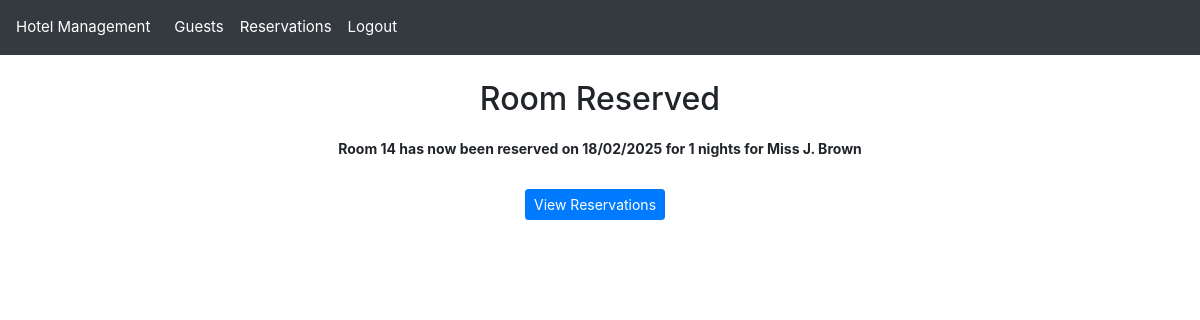
Before: /reservation/5/confirmed (signed in) with the older database file.
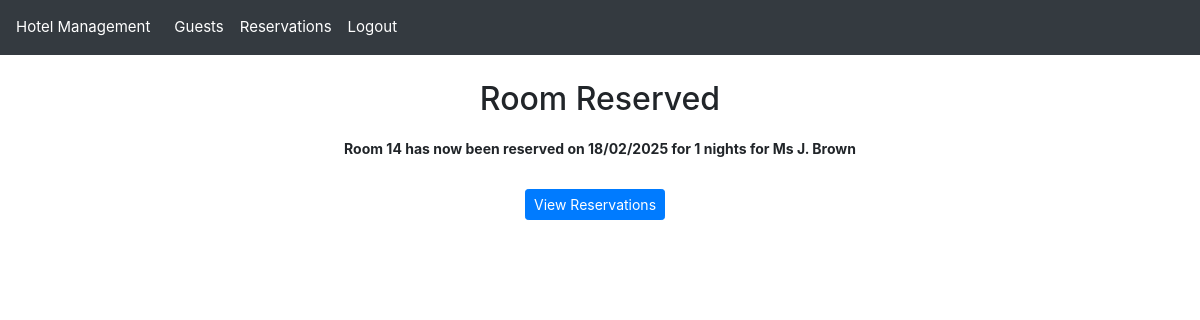
After: the same page with the newer database file.
### hotel_app/models.py (models this page shows, shortened)
class Reservation(models.Model):
    STATUS_CHOICES = [
        ("RE", "Reserved"),  # Initial reservation status
        ("IN", "Checked In"),  # Guest has arrived and checked in
        ("OT", "Checked Out"),  # Guest has completed their stay
    ]
    reservation_id = models.AutoField(
        primary_key=True,
        help_text="Unique identifier for the reservation"
    )
    guest = models.ForeignKey(
        Guest,
        null=True,
        on_delete=models.SET_NULL,
        related_name="reservations",
        help_text="Guest making the reservation"
    )
    room_number = models.ForeignKey(
        Room,
        null=True,
        on_delete=models.SET_NULL,
        related_name="reservations",
        help_text="Room assigned to this reservation"
    )
    reservation_date_time = models.DateTimeField(
        help_text="Date and time when the reservation was made"
    )
    price = models.DecimalField(
        max_digits=6,
        decimal_places=2,
        help_text="Total price for the entire stay"
    )
    amount_paid = models.DecimalField(
        max_digits=6,
        decimal_places=2,
        help_text="Amount already paid by the guest"
    )
    number_of_guests = models.PositiveSmallIntegerField(
        help_text="Number of guests staying in the room"
    )
    start_of_stay = models.DateField(
        help_text="Check-in date"
    )
    length_of_stay = models.PositiveSmallIntegerField(
        help_text="Number of nights booked"
    )
    end_date = models.DateField(null=True, blank=True) # this will be derived from start_of_stay and length_of_stay during save()
    status_code = models.CharField(
        max_length=2,
        choices=STATUS_CHOICES,
        help_text="Current status of the reservation"
    )
    notes = models.TextField(
        max_length=500,
        blank=True,
        null=True,
        validators=[
            RegexValidator(
                r'^[A-Za-z0-9\-\',\.\!\?\s]+$',
                message="Notes can only contain letters, numbers, basic punctuation and spaces"
            )
        ],
        help_text="Additional notes or special requests for the reservation"
    )
    def save(self, *args, **kwargs):
        if self.start_of_stay and self.length_of_stay:
            self.end_date = self.start_of_stay + timedelta(days=self.length_of_stay)
        self.full_clean()  # Call full_clean before saving to force validation
        super().save(*args, **kwargs)

class Guest(models.Model):
    guest_id = models.AutoField(primary_key=True)  # Unique identifier for each guest
    title = models.CharField(
        max_length=10,
        validators=[validate_title]
    )  # Guest's title (Mr., Mrs., Ms., etc.)
    first_name = models.CharField(
        max_length=50,
        validators=[
            RegexValidator(
                r'^[A-Za-z\-\' ]+$',
                message="First name can only contain letters, hyphens, apostrophes and spaces"
            )
        ]
    )  # Guest's first name
    last_name = models.CharField(
        max_length=50,
        validators=[
            RegexValidator(
                r'^[A-Za-z\-\' ]+$',
                message="Last name can only contain letters, hyphens, apostrophes and spaces"
            )
        ]
    )  # Guest's last name
    phone_number = models.CharField(
        max_length=11,
        validators=[
            RegexValidator(
                r'^(07\d{9}|0\d{10})$',
                message="Phone number must be a valid UK number with only digits (e.g., '07123456789' or '02012345678')"
            )
        ]
    )  # Contact phone number
    email = models.EmailField(
        max_length=320,
        validators=[
            RegexValidator(
                r'^[a-zA-Z0-9._%+-]+@[a-zA-Z0-9.-]+\.[a-zA-Z]{2,}$',
                message="Please enter a valid email address"
            )
        ]
    )  # Contact email address
    address_line1 = models.CharField(
        max_length=80,
        validators=[
            RegexValidator(
                r'^[A-Za-z0-9\-\',\. ]+$',
                message="Address can only contain letters, numbers, hyphens, apostrophes, commas, periods and spaces"
            )
        ]
    )  # Primary address line
    address_line2 = models.CharField(
        max_length=80,
        blank=True,
        null=True,
        validators=[
            RegexValidator(
                r'^[A-Za-z0-9\-\',\. ]+$',
                message="Address can only contain letters, numbers, hyphens, apostrophes, commas, periods and spaces"
            )
        ]
    )  # Secondary address line (optional)
    city = models.CharField(
        max_length=80,
        validators=[
            RegexValidator(
                r'^[A-Za-z\-\' ]+$',
                message="City can only contain letters, hyphens, apostrophes and spaces"
            )
        ]
    )  # City of residence
    county = models.CharField(
        max_length=80,
        validators=[
            RegexValidator(
                r'^[A-Za-z\-\' ]+$',
                message="County can only contain letters, hyphens, apostrophes and spaces"
            )
        ]
    )  # County/state/region
    postcode = models.CharField(
        max_length=8,
        validators=[
            RegexValidator(
                r'^([A-Za-z][A-Ha-hJ-Yj-y]?\d[A-Za-z\d]? ?\d[A-Za-z]{2}|GIR ?0A{2})$',
                message="Please enter a valid UK postcode (e.g., 'SW1A 1AA', 'M1 1AA' or 'B338TH')"
            )
        ]
    )  # Postal/ZIP code
    @property
    def display_name(self):
        display_name = f"{self.title} {self.first_name[0]}. {self.last_name}"
        logger.info(f"Guest display_name property called: {display_name}")
        return display_name

class Room(models.Model):
    room_number = models.IntegerField(
        primary_key=True,
        unique=True,
        help_text="Unique identifier for the room (e.g., 101, 102, etc.)"
    )
    room_type = models.ForeignKey(
        RoomType,
        null=True,
        on_delete=models.SET_NULL,
        related_name="rooms",
        help_text="The type/category of this room, determining its features and price"
    )
    def __str__(self):
        room_str = f"{self.room_number}"
        logger.info(f"Room __str__ called: {room_str}")
        return room_str

### hotel_app/views.py (the view)
# urls.py: path('reservation/<int:reservation_id>/confirmed', views.reservation_confirmed_view, name="reservation_confirmed"), # Show Reservation Confirmation
@login_required
def reservation_confirmed_view(request, reservation_id):
    logger.info(f"Accessing reservation confirmation for reservation_id: {reservation_id}")
    try:
        reservation = Reservation.objects.get(reservation_id=reservation_id)
        logger.info(f"Found reservation for guest: {reservation.guest.display_name}, "
                   f"Room: {reservation.room_number.room_number}, "
                   f"Check-in: {reservation.start_of_stay}")
        logger.info("Rendering reservation confirmation page")
        return render(request, 'reservation_confirmed.html',
                     {'reservation': reservation})
    except Reservation.DoesNotExist:
        logger.error(f"Attempted to access non-existent reservation ID: {reservation_id}")
        raise

### hotel_app/templatetags/custom_filters.py (called while the page is built)
@register.filter(name='is_in_group')
def is_in_group(user, group_name):
    return user.groups.filter(name=group_name).exists()

### hotel_app/templates/reservation_confirmed.html (shortened to what this page needs)
{% extends "base.html" %}
{% block content %}
  <h2 class="confirm-header">Room Reserved</h2>
  <p class="confirm-context">Room {{ reservation.room_number }} has now been reserved on {{ reservation.start_of_stay|date:"d/m/Y" }} for {{ reservation.length_of_stay }} nights for {{ reservation.guest.display_name }}</p>
  <form  method="post" class="text-center">
    <div class="button-group">
      <a href="{% url 'reservation_list' %}" class="btn btn-primary btn-sm" role="button">View Reservations</a>
    </div>
  </form>
{% endblock content %}

Changed rows visible on the page:
changed Reservation: guest.display_name "Miss J. Brown" → "Ms J. Brown"
